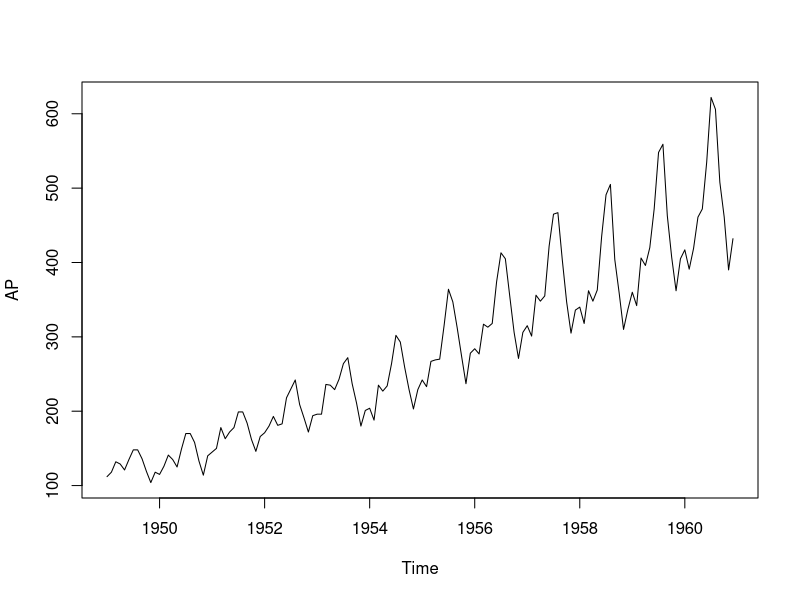
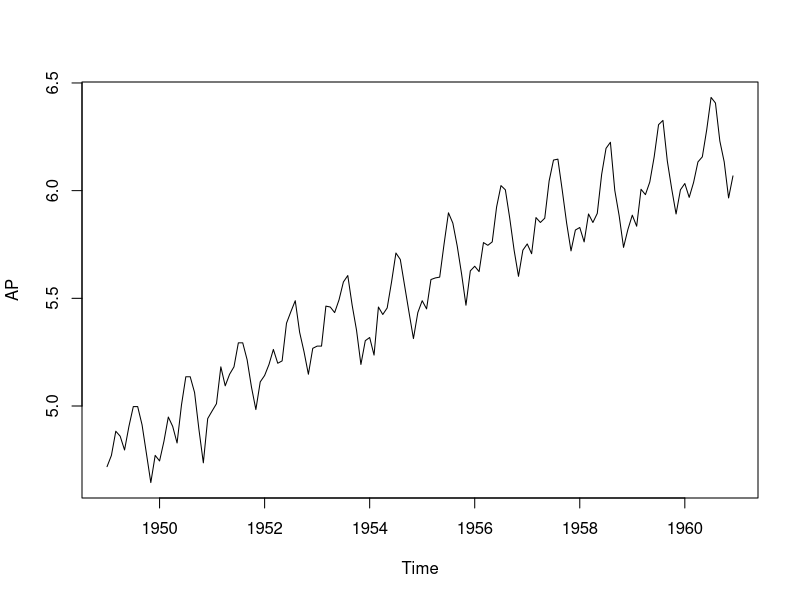
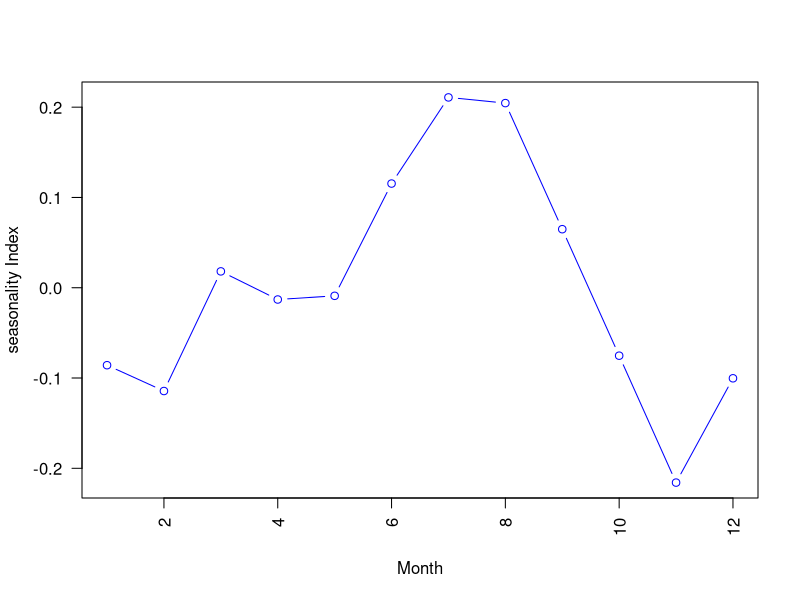
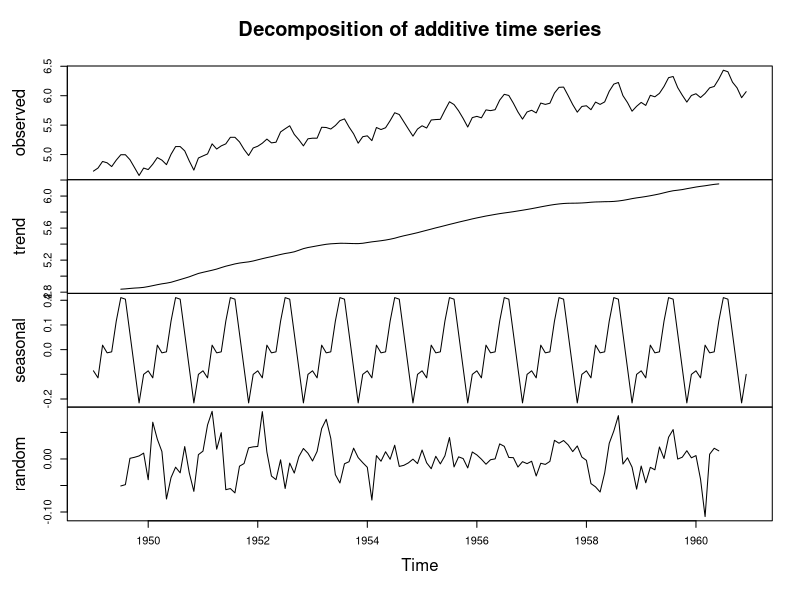
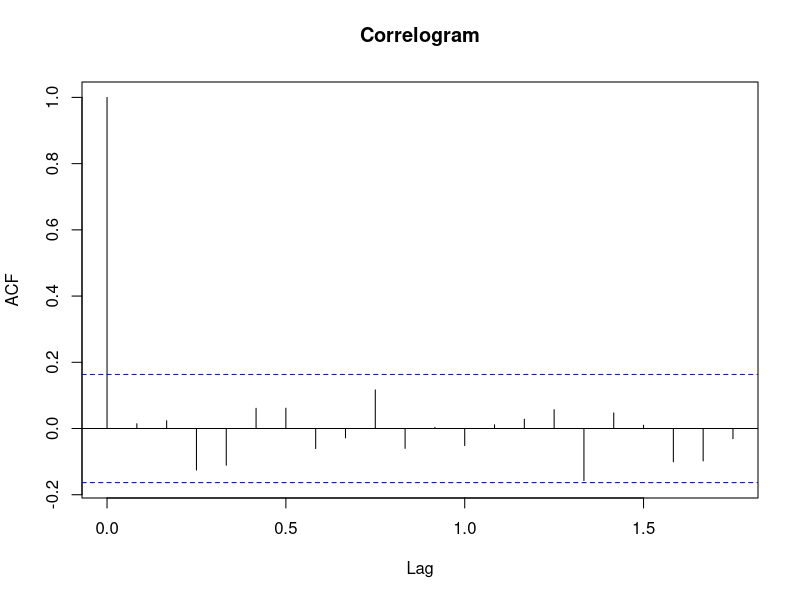
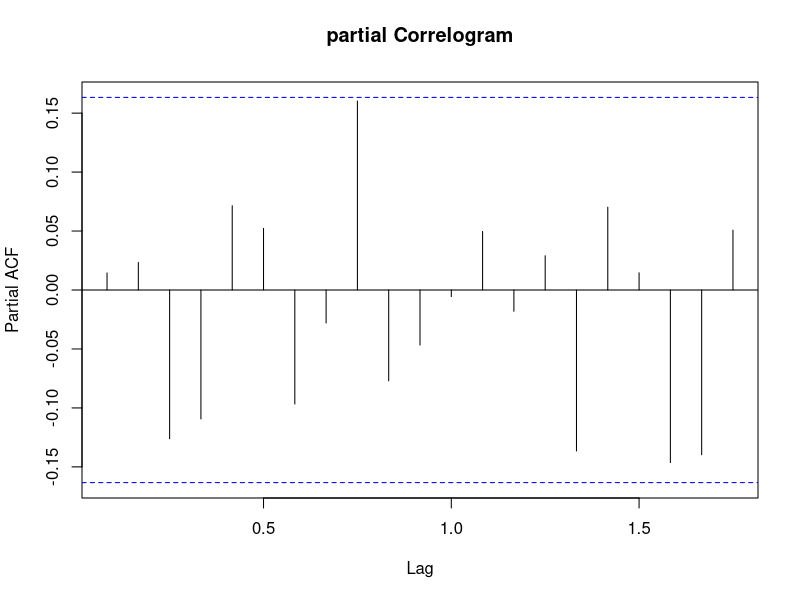
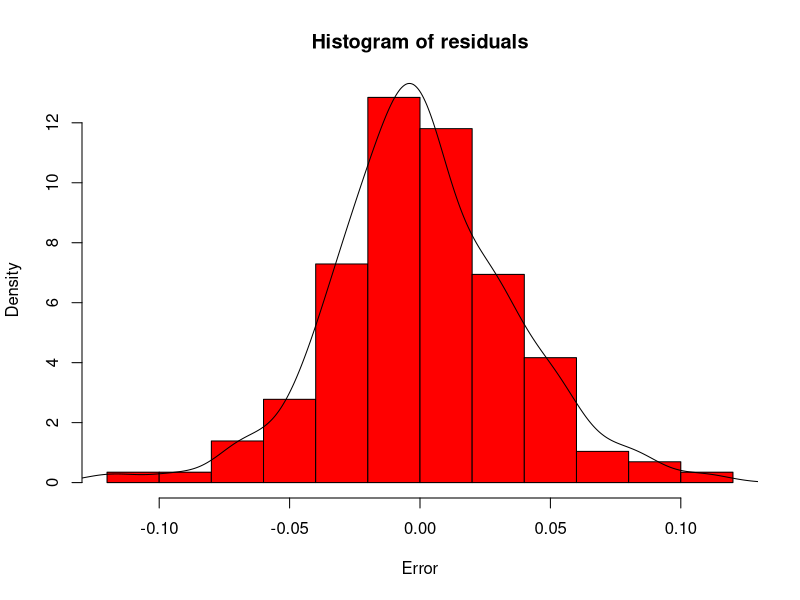
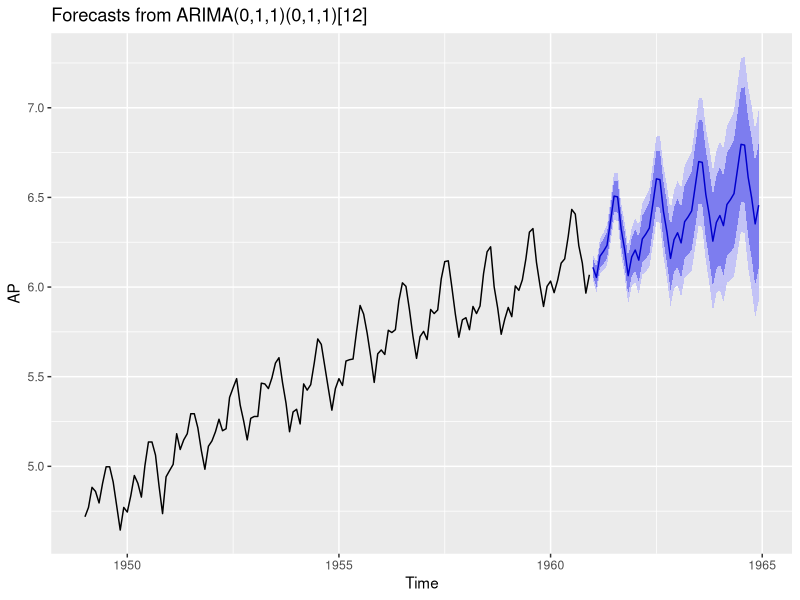

The R source for these figures, in order:
## ---- chunk 1
data("AirPassengers")
AP <- AirPassengers
str(AP)
head(AP)
ts(AP, frequency = 12, start = c(1949,1))
attributes(AP)
plot(AP)
## ---- chunk 2
AP <- log(AP)
plot(AP)
## ---- chunk 3
decomp <- decompose(AP)
decomp$figure
plot(decomp$figure,
     type='b',
     xlab='Month',
     ylab='seasonality Index',
     col='blue',
     las=2)
## ---- chunk 4
plot(decomp)
## ---- chunk 5
install.packages("forecast")
## ---- chunk 6
library(forecast)
model <- auto.arima(AP)
model
attributes(model)
model$coef
## ---- chunk 7
acf(model$residuals, main='Correlogram')
pacf(model$residuals, main='partial Correlogram')
## ---- chunk 8
Box.test(model$residuals, lag=20, type = 'Ljung-Box')
## ---- chunk 9
hist(model$residuals,
     col='red',
     xlab = 'Error',
     main='Histogram of residuals',
     freq = FALSE)
lines(density(model$residuals))
## ---- chunk 10
library(ggplot2)
f <- forecast(model,48)
autoplot(f)
accuracy(f)
